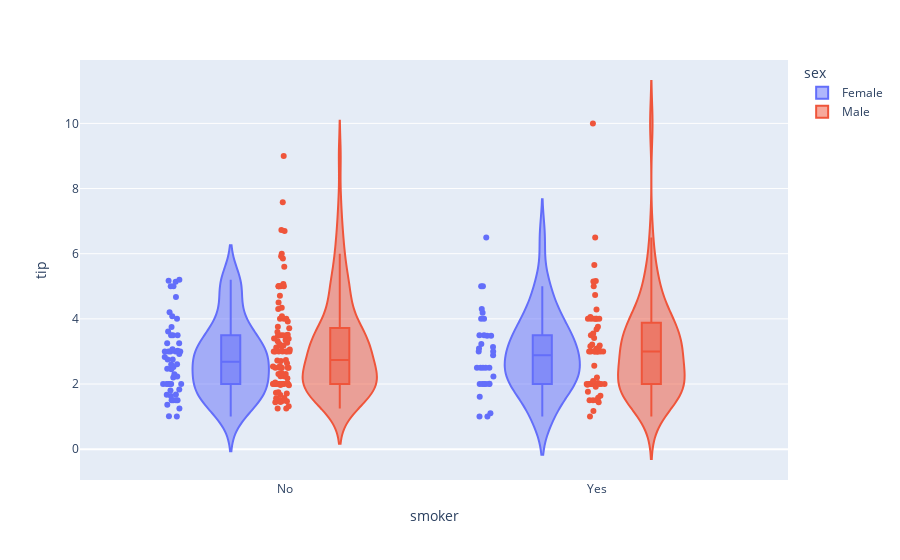

The code cell stored with this chart in its notebook:
### Code cell
fig = px.violin(df, y="tip", x="smoker", color="sex", box=True, points="all",
          hover_data=df.columns)
fig.show()

### Figure 1 — Plotly figure (JSON) as saved in the notebook; plotly's stock layout.template omitted (floating-point values rounded to 4 significant figures; data arrays with more than 128 entries replaced by an {"elided": "..."} marker saying what was removed)
{"data": [{"alignmentgroup": "True", "box": {"visible": true}, "customdata": {"elided": "87x5 mixed values"}, "hovertemplate": "sex=%{customdata[1]}<br>smoker=%{x}<br>tip=%{y}<br>total_bill=%{customdata[0]}<br>day=%{customdata[2]}<br>time=%{customdata[3]}<br>size=%{customdata[4]}<extra></extra>", "legendgroup": "Female", "marker": {"color": "#636efa"}, "name": "Female", "offsetgroup": "Female", "orientation": "v", "points": "all", "scalegroup": "True", "showlegend": true, "type": "violin", "x": ["No", "No", "No", "No", "No", "No", "No", "No", "No", "No", "No", "No", "No", "No", "No", "No", "Yes", "No", "Yes", "Yes", "No", "No", "No", "Yes", "Yes", "No", "Yes", "Yes", "Yes", "Yes", "No", "Yes", "No", "No", "No", "No", "No", "No", "No", "No", "No", "No", "No", "No", "No", "No", "No", "No", "No", "No", "No", "No", "No", "No", "No", "No", "No", "No", "No", "No", "No", "Yes", "Yes", "Yes", "Yes", "Yes", "Yes", "Yes", "Yes", "Yes", "Yes", "Yes", "Yes", "Yes", "Yes", "Yes", "Yes", "Yes", "Yes", "Yes", "No", "Yes", "Yes", "Yes", "No", "Yes", "No"], "x0": " ", "xaxis": "x", "y": [1.01, 3.61, 5, 3.02, 1.67, 3.5, 2.75, 2.23, 3, 3, 2.45, 3.07, 2.6, 5.2, 1.5, 2.47, 1, 3, 3.14, 5, 2.2, 1.83, 5.17, 1, 4.3, 3.25, 2.5, 3, 2.5, 3.48, 4.08, 4, 1, 4, 3.5, 1.5, 1.8, 2.92, 1.68, 2.52, 4.2, 2, 2, 2.83, 1.5, 2, 3.25, 1.25, 2, 2, 2.75, 3.5, 5, 2.3, 1.5, 1.36, 1.63, 5.14, 3.75, 2.61, 2, 3, 1.61, 2, 4, 3.5, 3.5, 4.19, 5, 2, 2.01, 2, 2.5, 3.23, 2.23, 2.5, 6.5, 1.1, 3.09, 3.48, 3, 2.5, 2, 2.88, 4.67, 2, 3], "y0": " ", "yaxis": "y"}, {"alignmentgroup": "True", "box": {"visible": true}, "customdata": {"elided": "157x5 mixed values"}, "hovertemplate": "sex=%{customdata[1]}<br>smoker=%{x}<br>tip=%{y}<br>total_bill=%{customdata[0]}<br>day=%{customdata[2]}<br>time=%{customdata[3]}<br>size=%{customdata[4]}<extra></extra>", "legendgroup": "Male", "marker": {"color": "#EF553B"}, "name": "Male", "offsetgroup": "Male", "orientation": "v", "points": "all", "scalegroup": "True", "showlegend": true, "type": "violin", "x": {"elided": "157 str values"}, "x0": " ", "xaxis": "x", "y": {"elided": "157 float values"}, "y0": " ", "yaxis": "y"}], "layout": {"legend": {"title": {"text": "sex"}, "tracegroupgap": 0}, "margin": {"t": 60}, "violinmode": "group", "xaxis": {"anchor": "y", "domain": [0, 1], "title": {"text": "smoker"}}, "yaxis": {"anchor": "x", "domain": [0, 1], "title": {"text": "tip"}}}}
